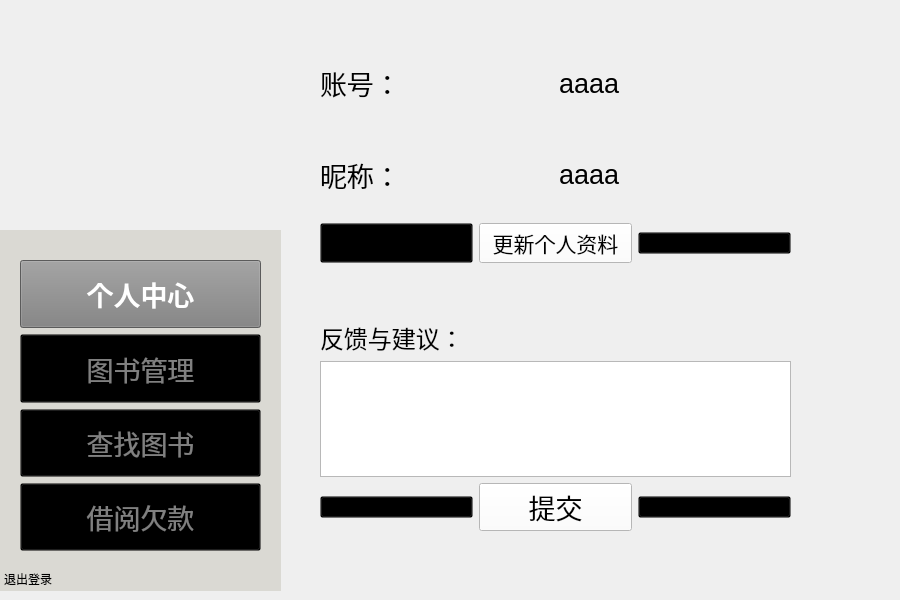
<?xml version="1.0" encoding="UTF-8"?>
<ui version="4.0">
 <class>personal</class>
 <widget class="QWidget" name="personal">
  <property name="geometry">
   <rect>
    <x>0</x>
    <y>0</y>
    <width>900</width>
    <height>600</height>
   </rect>
  </property>
  <property name="windowTitle">
   <string>Form</string>
  </property>
  <widget class="QWidget" name="verticalLayoutWidget_4">
   <property name="geometry">
    <rect>
     <x>320</x>
     <y>320</y>
     <width>471</width>
     <height>211</height>
    </rect>
   </property>
   <layout class="QVBoxLayout" name="request">
    <item>
     <widget class="QLabel" name="label_4">
      <property name="font">
       <font>
        <pointsize>18</pointsize>
       </font>
      </property>
      <property name="text">
       <string>反馈与建议：</string>
      </property>
     </widget>
    </item>
    <item>
     <widget class="QTextEdit" name="textEdit"/>
    </item>
    <item>
     <layout class="QHBoxLayout" name="horizontalLayout_2">
      <item>
       <widget class="QPushButton" name="None_2">
        <property name="enabled">
         <bool>false</bool>
        </property>
        <property name="styleSheet">
         <string notr="true">QPushButton {
    opacity: 0;  /* 设置按钮透明度 */
background-color: transparent;
}</string>
        </property>
        <property name="text">
         <string/>
        </property>
       </widget>
      </item>
      <item>
       <widget class="QPushButton" name="pushButton_2">
        <property name="font">
         <font>
          <pointsize>20</pointsize>
         </font>
        </property>
        <property name="styleSheet">
         <string notr="true">QPushButton {
    background-color: white;}</string>
        </property>
        <property name="text">
         <string>提交</string>
        </property>
       </widget>
      </item>
      <item>
       <widget class="QPushButton" name="None_1">
        <property name="enabled">
         <bool>false</bool>
        </property>
        <property name="styleSheet">
         <string notr="true">QPushButton {
    opacity: 0;  /* 设置按钮透明度 */
background-color: transparent;
}</string>
        </property>
        <property name="text">
         <string/>
        </property>
       </widget>
      </item>
     </layout>
    </item>
   </layout>
  </widget>
  <widget class="QWidget" name="verticalLayoutWidget">
   <property name="geometry">
    <rect>
     <x>0</x>
     <y>230</y>
     <width>281</width>
     <height>361</height>
    </rect>
   </property>
   <layout class="QVBoxLayout" name="mode">
    <item>
     <widget class="QFrame" name="frame">
      <property name="enabled">
       <bool>true</bool>
      </property>
      <property name="acceptDrops">
       <bool>false</bool>
      </property>
      <property name="autoFillBackground">
       <bool>false</bool>
      </property>
      <property name="styleSheet">
       <string notr="true">QFrame {
    background-color: rgb(218,217,211); 
}
</string>
      </property>
      <property name="frameShape">
       <enum>QFrame::Shape::NoFrame</enum>
      </property>
      <property name="frameShadow">
       <enum>QFrame::Shadow::Plain</enum>
      </property>
      <widget class="QWidget" name="verticalLayoutWidget_2">
       <property name="geometry">
        <rect>
         <x>20</x>
         <y>30</y>
         <width>241</width>
         <height>291</height>
        </rect>
       </property>
       <layout class="QVBoxLayout" name="verticalLayout_2">
        <item>
         <widget class="QPushButton" name="PersonalMode_Button">
          <property name="enabled">
           <bool>true</bool>
          </property>
          <property name="sizePolicy">
           <sizepolicy hsizetype="Expanding" vsizetype="Expanding">
            <horstretch>0</horstretch>
            <verstretch>0</verstretch>
           </sizepolicy>
          </property>
          <property name="font">
           <font>
            <pointsize>20</pointsize>
            <bold>true</bold>
           </font>
          </property>
          <property name="focusPolicy">
           <enum>Qt::FocusPolicy::ClickFocus</enum>
          </property>
          <property name="layoutDirection">
           <enum>Qt::LayoutDirection::LeftToRight</enum>
          </property>
          <property name="autoFillBackground">
           <bool>false</bool>
          </property>
          <property name="styleSheet">
           <string notr="true">QPushButton {
    background-color: gray;
    color: white;
}</string>
          </property>
          <property name="text">
           <string>个人中心</string>
          </property>
         </widget>
        </item>
        <item>
         <widget class="QPushButton" name="BookMode_Button">
          <property name="enabled">
           <bool>true</bool>
          </property>
          <property name="sizePolicy">
           <sizepolicy hsizetype="Expanding" vsizetype="Expanding">
            <horstretch>0</horstretch>
            <verstretch>0</verstretch>
           </sizepolicy>
          </property>
          <property name="palette">
           <palette>
            <active>
             <colorrole role="WindowText">
              <brush brushstyle="SolidPattern">
               <color alpha="255">
                <red>128</red>
                <green>128</green>
                <blue>128</blue>
               </color>
              </brush>
             </colorrole>
             <colorrole role="Button">
              <brush brushstyle="SolidPattern">
               <color alpha="0">
                <red>0</red>
                <green>0</green>
                <blue>0</blue>
               </color>
              </brush>
             </colorrole>
             <colorrole role="Text">
              <brush brushstyle="SolidPattern">
               <color alpha="255">
                <red>128</red>
                <green>128</green>
                <blue>128</blue>
               </color>
              </brush>
             </colorrole>
             <colorrole role="ButtonText">
              <brush brushstyle="SolidPattern">
               <color alpha="255">
                <red>128</red>
                <green>128</green>
                <blue>128</blue>
               </color>
              </brush>
             </colorrole>
             <colorrole role="Base">
              <brush brushstyle="SolidPattern">
               <color alpha="0">
                <red>0</red>
                <green>0</green>
                <blue>0</blue>
               </color>
              </brush>
             </colorrole>
             <colorrole role="Window">
              <brush brushstyle="SolidPattern">
               <color alpha="0">
                <red>0</red>
                <green>0</green>
                <blue>0</blue>
               </color>
              </brush>
             </colorrole>
             <colorrole role="PlaceholderText">
              <brush brushstyle="SolidPattern">
               <color alpha="128">
                <red>128</red>
                <green>128</green>
                <blue>128</blue>
               </color>
              </brush>
             </colorrole>
            </active>
            <inactive>
             <colorrole role="WindowText">
              <brush brushstyle="SolidPattern">
               <color alpha="255">
                <red>128</red>
                <green>128</green>
                <blue>128</blue>
               </color>
              </brush>
             </colorrole>
             <colorrole role="Button">
              <brush brushstyle="SolidPattern">
               <color alpha="0">
                <red>0</red>
                <green>0</green>
                <blue>0</blue>
               </color>
              </brush>
             </colorrole>
             <colorrole role="Text">
              <brush brushstyle="SolidPattern">
               <color alpha="255">
                <red>128</red>
                <green>128</green>
                <blue>128</blue>
               </color>
              </brush>
             </colorrole>
             <colorrole role="ButtonText">
              <brush brushstyle="SolidPattern">
               <color alpha="255">
                <red>128</red>
                <green>128</green>
                <blue>128</blue>
               </color>
              </brush>
             </colorrole>
             <colorrole role="Base">
              <brush brushstyle="SolidPattern">
               <color alpha="0">
                <red>0</red>
                <green>0</green>
                <blue>0</blue>
               </color>
              </brush>
             </colorrole>
             <colorrole role="Window">
              <brush brushstyle="SolidPattern">
               <color alpha="0">
                <red>0</red>
                <green>0</green>
                <blue>0</blue>
               </color>
              </brush>
             </colorrole>
             <colorrole role="PlaceholderText">
              <brush brushstyle="SolidPattern">
               <color alpha="128">
                <red>128</red>
                <green>128</green>
                <blue>128</blue>
               </color>
              </brush>
             </colorrole>
            </inactive>
            <disabled>
             <colorrole role="WindowText">
              <brush brushstyle="SolidPattern">
               <color alpha="255">
                <red>128</red>
                <green>128</green>
                <blue>128</blue>
               </color>
              </brush>
             </colorrole>
             <colorrole role="Button">
              <brush brushstyle="SolidPattern">
               <color alpha="0">
                <red>0</red>
                <green>0</green>
                <blue>0</blue>
               </color>
              </brush>
             </colorrole>
             <colorrole role="Text">
              <brush brushstyle="SolidPattern">
               <color alpha="255">
                <red>128</red>
                <green>128</green>
                <blue>128</blue>
               </color>
              </brush>
             </colorrole>
             <colorrole role="ButtonText">
              <brush brushstyle="SolidPattern">
               <color alpha="255">
                <red>128</red>
                <green>128</green>
                <blue>128</blue>
               </color>
              </brush>
             </colorrole>
             <colorrole role="Base">
              <brush brushstyle="SolidPattern">
               <color alpha="0">
                <red>0</red>
                <green>0</green>
                <blue>0</blue>
               </color>
              </brush>
             </colorrole>
             <colorrole role="Window">
              <brush brushstyle="SolidPattern">
               <color alpha="0">
                <red>0</red>
                <green>0</green>
                <blue>0</blue>
               </color>
              </brush>
             </colorrole>
             <colorrole role="PlaceholderText">
              <brush brushstyle="SolidPattern">
               <color alpha="128">
                <red>128</red>
                <green>128</green>
                <blue>128</blue>
               </color>
              </brush>
             </colorrole>
            </disabled>
           </palette>
          </property>
          <property name="font">
           <font>
            <pointsize>20</pointsize>
           </font>
          </property>
          <property name="mouseTracking">
           <bool>false</bool>
          </property>
          <property name="acceptDrops">
           <bool>false</bool>
          </property>
          <property name="layoutDirection">
           <enum>Qt::LayoutDirection::LeftToRight</enum>
          </property>
          <property name="autoFillBackground">
           <bool>false</bool>
          </property>
          <property name="styleSheet">
           <string notr="true">QPushButton {
    background-color: transparent;
    color: grey;
}
</string>
          </property>
          <property name="text">
           <string>图书管理</string>
          </property>
         </widget>
        </item>
        <item>
         <widget class="QPushButton" name="FindBookMode_Button">
          <property name="sizePolicy">
           <sizepolicy hsizetype="Expanding" vsizetype="Expanding">
            <horstretch>0</horstretch>
            <verstretch>0</verstretch>
           </sizepolicy>
          </property>
          <property name="font">
           <font>
            <pointsize>20</pointsize>
            <bold>false</bold>
           </font>
          </property>
          <property name="layoutDirection">
           <enum>Qt::LayoutDirection::LeftToRight</enum>
          </property>
          <property name="autoFillBackground">
           <bool>false</bool>
          </property>
          <property name="styleSheet">
           <string notr="true">QPushButton {
    background-color: transparent;
    color: grey;
}
</string>
          </property>
          <property name="text">
           <string>查找图书</string>
          </property>
         </widget>
        </item>
        <item>
         <widget class="QPushButton" name="PayMode_Button">
          <property name="sizePolicy">
           <sizepolicy hsizetype="Expanding" vsizetype="Expanding">
            <horstretch>0</horstretch>
            <verstretch>0</verstretch>
           </sizepolicy>
          </property>
          <property name="font">
           <font>
            <pointsize>20</pointsize>
           </font>
          </property>
          <property name="layoutDirection">
           <enum>Qt::LayoutDirection::LeftToRight</enum>
          </property>
          <property name="autoFillBackground">
           <bool>false</bool>
          </property>
          <property name="styleSheet">
           <string notr="true">QPushButton {
    background-color: transparent;
    color: grey;
}
</string>
          </property>
          <property name="text">
           <string>借阅欠款</string>
          </property>
         </widget>
        </item>
       </layout>
       <zorder>BookMode_Button</zorder>
       <zorder>FindBookMode_Button</zorder>
       <zorder>PayMode_Button</zorder>
       <zorder>PersonalMode_Button</zorder>
      </widget>
      <widget class="QPushButton" name="pushButton">
       <property name="geometry">
        <rect>
         <x>0</x>
         <y>340</y>
         <width>56</width>
         <height>18</height>
        </rect>
       </property>
       <property name="styleSheet">
        <string notr="true">QPushButton {
    border: none;
    background: transparent;
    color: black;
  }</string>
       </property>
       <property name="text">
        <string>退出登录</string>
       </property>
      </widget>
     </widget>
    </item>
   </layout>
  </widget>
  <widget class="QWidget" name="verticalLayoutWidget_3">
   <property name="geometry">
    <rect>
     <x>320</x>
     <y>40</y>
     <width>471</width>
     <height>223</height>
    </rect>
   </property>
   <layout class="QVBoxLayout" name="personal_2">
    <item>
     <layout class="QHBoxLayout" name="horizontalLayout_5">
      <item>
       <widget class="QLabel" name="label_9">
        <property name="font">
         <font>
          <pointsize>20</pointsize>
         </font>
        </property>
        <property name="text">
         <string>账号：</string>
        </property>
       </widget>
      </item>
      <item>
       <widget class="QLabel" name="acc_label">
        <property name="font">
         <font>
          <pointsize>20</pointsize>
         </font>
        </property>
        <property name="text">
         <string>aaaa</string>
        </property>
       </widget>
      </item>
     </layout>
    </item>
    <item>
     <layout class="QHBoxLayout" name="horizontalLayout">
      <item>
       <widget class="QLabel" name="label_6">
        <property name="font">
         <font>
          <pointsize>20</pointsize>
         </font>
        </property>
        <property name="text">
         <string>昵称：</string>
        </property>
       </widget>
      </item>
      <item>
       <widget class="QLabel" name="nickname_label">
        <property name="font">
         <font>
          <pointsize>20</pointsize>
         </font>
        </property>
        <property name="text">
         <string>aaaa</string>
        </property>
       </widget>
      </item>
     </layout>
    </item>
    <item>
     <layout class="QHBoxLayout" name="horizontalLayout_3">
      <item>
       <widget class="QPushButton" name="None_3">
        <property name="enabled">
         <bool>false</bool>
        </property>
        <property name="sizePolicy">
         <sizepolicy hsizetype="Preferred" vsizetype="Preferred">
          <horstretch>0</horstretch>
          <verstretch>0</verstretch>
         </sizepolicy>
        </property>
        <property name="maximumSize">
         <size>
          <width>16777215</width>
          <height>16777215</height>
         </size>
        </property>
        <property name="styleSheet">
         <string notr="true">QPushButton {
    opacity: 0;  /* 设置按钮透明度 */
background-color: transparent;
}</string>
        </property>
        <property name="text">
         <string/>
        </property>
       </widget>
      </item>
      <item>
       <widget class="QPushButton" name="Update_Button">
        <property name="font">
         <font>
          <pointsize>16</pointsize>
         </font>
        </property>
        <property name="styleSheet">
         <string notr="true">QPushButton {
    background-color: white;}</string>
        </property>
        <property name="text">
         <string>更新个人资料</string>
        </property>
       </widget>
      </item>
      <item>
       <widget class="QPushButton" name="None_4">
        <property name="enabled">
         <bool>false</bool>
        </property>
        <property name="styleSheet">
         <string notr="true">QPushButton {
    opacity: 0;  /* 设置按钮透明度 */
background-color: transparent;
}</string>
        </property>
        <property name="text">
         <string/>
        </property>
       </widget>
      </item>
     </layout>
    </item>
   </layout>
  </widget>
  <widget class="QLabel" name="logo">
   <property name="enabled">
    <bool>true</bool>
   </property>
   <property name="geometry">
    <rect>
     <x>0</x>
     <y>0</y>
     <width>281</width>
     <height>271</height>
    </rect>
   </property>
   <property name="styleSheet">
    <string notr="true">QLabel {
    background-color: transparent;
}
</string>
   </property>
   <property name="frameShape">
    <enum>QFrame::Shape::NoFrame</enum>
   </property>
   <property name="frameShadow">
    <enum>QFrame::Shadow::Plain</enum>
   </property>
   <property name="text">
    <string/>
   </property>
   <property name="pixmap">
    <pixmap resource="Logo.qrc">:/image/Logo.png</pixmap>
   </property>
   <property name="scaledContents">
    <bool>true</bool>
   </property>
   <property name="wordWrap">
    <bool>false</bool>
   </property>
   <property name="openExternalLinks">
    <bool>false</bool>
   </property>
   <property name="textInteractionFlags">
    <set>Qt::TextInteractionFlag::LinksAccessibleByMouse</set>
   </property>
  </widget>
  <widget class="QLabel" name="logo_2">
   <property name="enabled">
    <bool>true</bool>
   </property>
   <property name="geometry">
    <rect>
     <x>670</x>
     <y>390</y>
     <width>271</width>
     <height>291</height>
    </rect>
   </property>
   <property name="styleSheet">
    <string notr="true">QLabel {
    background-color: transparent;
}
</string>
   </property>
   <property name="frameShape">
    <enum>QFrame::Shape::NoFrame</enum>
   </property>
   <property name="frameShadow">
    <enum>QFrame::Shadow::Plain</enum>
   </property>
   <property name="text">
    <string/>
   </property>
   <property name="pixmap">
    <pixmap resource="Logo.qrc">:/image/bookcat2.png</pixmap>
   </property>
   <property name="scaledContents">
    <bool>true</bool>
   </property>
   <property name="wordWrap">
    <bool>false</bool>
   </property>
   <property name="openExternalLinks">
    <bool>false</bool>
   </property>
   <property name="textInteractionFlags">
    <set>Qt::TextInteractionFlag::LinksAccessibleByMouse</set>
   </property>
  </widget>
  <zorder>logo</zorder>
  <zorder>verticalLayoutWidget_4</zorder>
  <zorder>verticalLayoutWidget</zorder>
  <zorder>verticalLayoutWidget_3</zorder>
  <zorder>logo_2</zorder>
 </widget>
 <resources>
  <include location="Logo.qrc"/>
 </resources>
 <connections/>
</ui>
